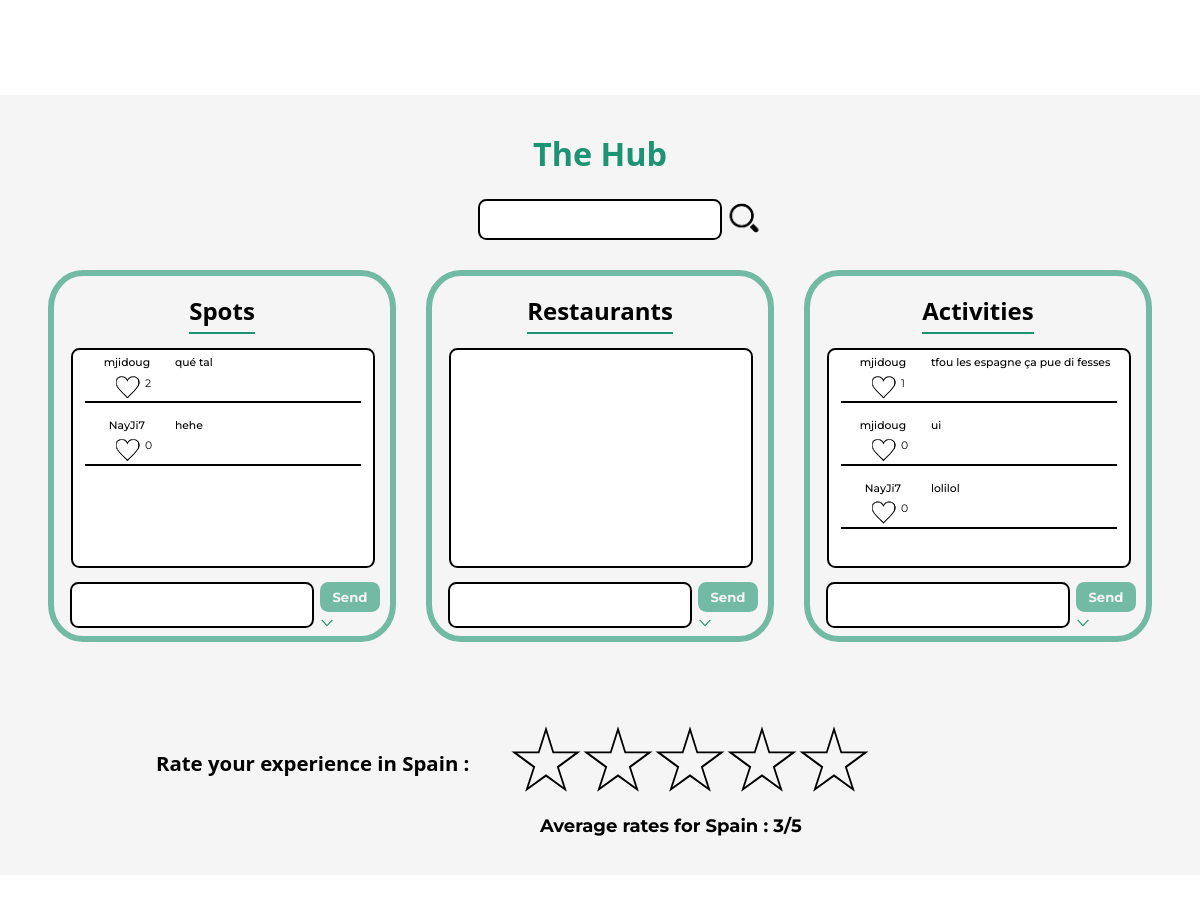
The page /php/spain.php (middle part) on the database as committed earlier.
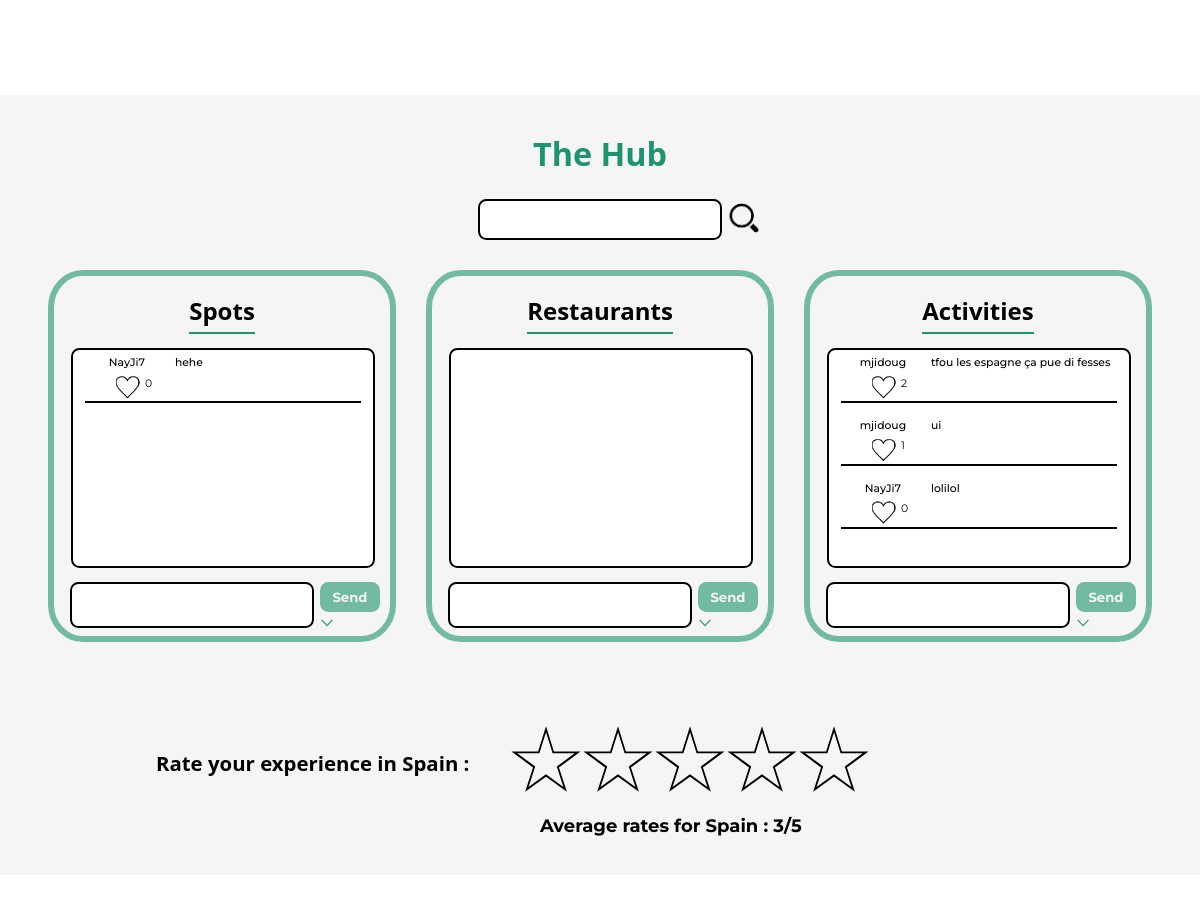
The same page on the database as committed later.
### tables this page shows
CREATE TABLE `comments` (
  `id` int(11) NOT NULL,
  `sender` varchar(128) NOT NULL,
  `country` varchar(128) NOT NULL,
  `likes` int(255) NOT NULL,
  `category` varchar(128) NOT NULL,
  `content` varchar(500) NOT NULL
);

### php/spain.php (the view, shortened to what the changed rows need)
<?php
    require_once(__DIR__."/sqlconfig.php");
    $commentstatement = $mysqlClient->prepare('SELECT * FROM comments WHERE country = "spain" ORDER BY likes DESC');
    $commentstatement->execute();
    $comments = $commentstatement->fetchAll();
    $likestatement = $mysqlClient->prepare('SELECT * FROM likes');
    $likestatement->execute();
    $likes = $likestatement->fetchAll();
    $ratingstatement = $mysqlClient->prepare('SELECT * FROM ratings WHERE country = "spain"');
    $ratingstatement->execute();
    $ratings = $ratingstatement->fetchAll();
?>
<!DOCTYPE html>
<html>
<head>
    <link rel="stylesheet" type="text/css" href="../style/style.css">
    <link rel="stylesheet" type="text/css" href="../style/header_footer.css">
    <link rel="stylesheet" type="text/css" href="../style/spain.css">
</head>
<body>
    <main>
        <div class="blogzone">
                <div class="hub">
                    <div class="section spots">
                            <div class="blog" id="spots">
                                <?php foreach ($comments as $comment) :
                                    if ($comment['category'] == 'spots' && isset($_GET['search']) && strpos($comment['content'],$_GET['search']) !== false) :?>
                                    <div class="onecom">
                                        <div class="pseudlike">
                                            <span id="who">
                                                <?php echo $comment['sender'];?>
                                            </span>
                                            <span id="likes">
                                            <?php if($comment["sender"] == $_SESSION['user']['user_name'] || $_SESSION['user']['isroot'] == 1): ?>
                                                <form action="comments.php" method="post">
                                                <button class="btndel spots" type="submit" name="delcomspots" value="<?php echo $comment['id'];?>"> <img src="../source/trash.png" alt="trash"> </button>
                                                </form>
                                            <?php endif;?>
                                            <form action="like.php" method="post">
                                                <?php foreach ($likes as $like) :?>
                                                <?php if ($like['comment_id'] == $comment['id'] && $like['user_id'] == $_SESSION['user']['id']) :?>
                                                    <button type="submit" name="disliked" value="<?php echo $comment['id'];?>" style="opacity:1;" class="filled"></button>
                                                <?php else :?>
                                                    <button type="submit" name="liked" value="<?php echo $comment['id'];?>" style="opacity:0;" class="filled"></button>
                                                <?php endif?>
                                                <?php endforeach?>
                                            </form>
                                            <button class="empty"></button>
                                            <span class="likenb"><?php echo $comment['likes'];?></span>
                                            </span>
                                        </div>
                                            <span id="com">
                                                <?php echo str_replace($_GET['search'],'<mark>'.$_GET['search'].'</mark>',$comment['content']);?>
                                            </span>
                                    </div>
                                    <?php elseif ($comment['category'] == 'spots' && !isset($_GET['search'])) :?>
                                    <div class="onecom">
                                        <div class="pseudlike">
                                            <span id="who">
                                                <?php echo $comment['sender'];?>
                                            </span>
                                            <span id="likes">
                                            <button class="empty"></button>
                                            <span class="likenb"><?php echo $comment['likes'];?></span>
                                            </span>
                                        </div>
                                        <span id="com">
                                                <?php echo $comment['content'];?>
                                        </span>
                                    </div>
                                <?php endif?>
                                <?php endforeach?>
                            </div>
                    </div>
                    <div class="section activities">
                            <div class="blog" id="activities">
                            <?php foreach ($comments as $comment) :
                                    if ($comment['category'] == 'activities' && isset($_GET['search']) && strpos($comment['content'],$_GET['search']) !== false) :?>
                                    <div class="onecom">
                                        <div class="pseudlike">
                                            <span id="who">
                                                <?php echo $comment['sender'];?>
                                            </span>
                                            <span id="likes">
                                            <?php if($comment["sender"] == $_SESSION['user']['user_name'] || $_SESSION['user']['isroot'] == 1): ?>
                                                <form action="comments.php" method="post">
                                                    <button class="btndel activities" type="submit" name="delcomactivities" value="<?php echo $comment['id'];?>"> <img src="../source/trash.png" alt="trash"> </button>
                                                </form>
                                            <?php endif;?>
                                            <form action="like.php" method="post">
                                                <?php foreach ($likes as $like) :?>
                                                    <?php if ($like['comment_id'] == $comment['id'] && $like['user_id'] == $_SESSION['user']['id']) :?>
                                                        <button type="submit" name="disliked" value="<?php echo $comment['id'];?>" style="opacity:1;" class="filled"></button>
                                                    <?php else :?>
                                                        <button type="submit" name="liked" value="<?php echo $comment['id'];?>" style="opacity:0;" class="filled"></button>
                                                    <?php endif?>
                                                <?php endforeach?>
                                            </form>
                                            <button class="empty"></button>
                                            <span class="likenb"><?php echo $comment['likes'];?></span>
                                            </span>
                                        </div>
                                            <span id="com">
                                                <?php echo str_replace($_GET['search'],'<mark>'.$_GET['search'].'</mark>',$comment['content']);?>
                                            </span>
                                    </div>
                                    <?php elseif ($comment['category'] == 'activities' && !isset($_GET['search'])) :?>
                                    <div class="onecom">
                                    <div class="pseudlike">
                                    <span id="who">
                                        <?php echo $comment['sender'];?>
                                    </span>
                                    <span id="likes">
                                        <button class="empty"></button>
                                        <span class="likenb"><?php echo $comment['likes'];?></span>
                                    </span>
                                </div>
                                        <span id="com">
                                                <?php echo $comment['content'];?>
                                        </span>
                                    </div>
                                <?php endif?>
                                <?php endforeach?>
                            </div>
                    </div>
                </div>
                <h2 id="average">
    <?php
        $av = 0;
        $count = 0;
        foreach ($ratings as $rating) {
            $av += $rating['grade'];
            $count++;
        }
        if ($count == 0) {
            $av = 0;
        }
        else{
            $av = round($av / $count,1);
        }
        echo 'Average rates for Spain : '.$av.'/5';
    ?>
</h2>
            </div>
    </main>
</body>
</html>

Rows that differ between the two databases and show on the page:
removed comments: sender "mjidoug", likes "2", content "qué tal", shown under "Spots"
changed comments "tfou les espagne ça pue di fesses": likes "1" → "2"
changed comments "ui": likes "0" → "1"
